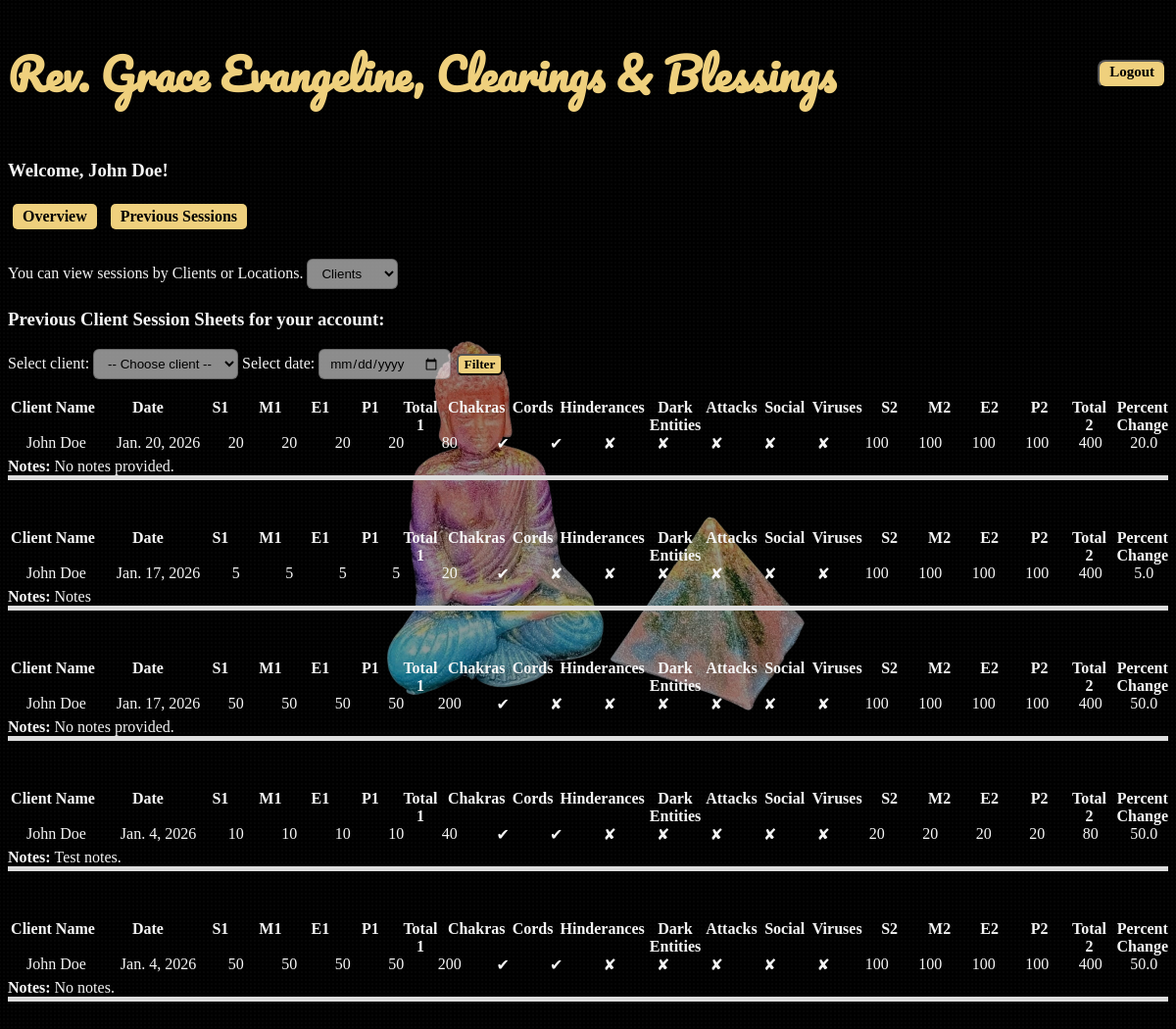
The app's page /user_prev_sessions/ (signed in) with its own data.
### app/models.py (models this page shows, shortened)
class Client(models.Model):
    PERSON = "person"
    PET = "pet"
    SPECIES_TYPE_CHOICES = [
        (PERSON, "Person"),
        (PET, "Pet")
    ]
    MALE = "male"
    FEMALE = "female"
    GENDER_TYPE_CHOICES = [
        ("", "Select"),
        (MALE, "Male"),
        (FEMALE, "Female")
    ]
    profile=models.ForeignKey(Profile, on_delete=models.CASCADE, related_name="clients")
    first_name=models.CharField(max_length=15, null=True, validators=[letters_only])
    last_name=models.CharField(max_length=20, null=True, validators=[letters_only])
    person_or_pet=models.CharField(
        max_length=20,
        choices=SPECIES_TYPE_CHOICES,
        default="person"
    )
    species=models.CharField(max_length=20, blank=True, null=True, validators=[letters_only])
    gender=models.CharField(
        max_length=20,
        choices=GENDER_TYPE_CHOICES,
        default=""
    )
    email=models.EmailField(blank=True, null=True, unique=True)
    is_user=models.BooleanField(default=False, editable=False)
    def __str__(self):
        return f"{self.first_name} {self.last_name}"

class Session_Sheet(models.Model):
    OPEN = "open"
    CLOSED_TO_OPEN = "closed_to_open"
    SEE_NOTES = "see_notes"
    CHAKRAS_TYPE_CHOICES = [
        (OPEN, "Open"),
        (CLOSED_TO_OPEN, "Closed > Open"),
        (SEE_NOTES, "See Notes"),
    ]
    DARK_ENTITIES = "dark_entities"
    ATTACKS = "attacks"
    SOCIETAL = "societal"
    VIRUSES = "viruses"
    HINDRANCE_TYPE_CHOICES = [
        ("", "None, or select here."),
        (DARK_ENTITIES, "Dark Entities"),
        (ATTACKS, "Attacks"),
        (SOCIETAL, "Societal"),
        (VIRUSES, "Viruses")
    ]
    client=models.ForeignKey(Client, on_delete=models.CASCADE, related_name="session_sheets")
    date=models.DateField()
    spiritual1=models.PositiveIntegerField(
        validators=[MaxValueValidator(999999)])
    mental1=models.PositiveIntegerField(
        validators=[MaxValueValidator(999999)])
    emotional1=models.PositiveIntegerField(
        validators=[MaxValueValidator(999999)])
    physical1=models.PositiveIntegerField(
        validators=[MaxValueValidator(999999)])
    chakras=models.CharField(
        max_length=20,
        choices=CHAKRAS_TYPE_CHOICES,
        default="open"
    )
    cords=models.BooleanField(default=False)
    how_many=models.CharField(
        max_length=10,
        validators=[numbers_only],
        blank=True,
        null=True
    )
    to_whom=models.CharField(
        max_length=999,
        validators=[numbers_only],
        blank=True,
        null=True
    )
    hindrances=models.CharField(
        max_length=20,
        choices=HINDRANCE_TYPE_CHOICES,
        default=""
    )
    spiritual2=models.PositiveIntegerField(
        validators=[MaxValueValidator(999999)])
    mental2=models.PositiveIntegerField(
        validators=[MaxValueValidator(999999)])
    emotional2=models.PositiveIntegerField(
        validators=[MaxValueValidator(999999)])
    physical2=models.PositiveIntegerField(
        validators=[MaxValueValidator(999999)])
    notes=models.TextField(null=True, blank=True)
    @property
    def total1(self):
        return self.spiritual1 + self.mental1 + self.emotional1 + self.physical1
    @property
    def total2(self):
        return self.spiritual2 + self.mental2 + self.emotional2 + self.physical2
    @property
    def percent_change(self):
        if self.total1 == 0:
            return None
        return (self.total1 / self.total2) * 100

### app/views.py (the view, shortened to what this page needs)
# urls.py: path("user_prev_sessions/", app.views.user_prev_sessions, name='user_prev_sessions'),
@login_required
def user_prev_sessions(request):
    profile = request.user.profile
    primary_client = profile.primary_client if profile.primary_client else None
    view_type = request.GET.get('view_type', 'client')
    if view_type == 'client':
        user_client = primary_client
        clients = Client.objects.filter(profile=user_client.profile)
        session_sheets = Session_Sheet.objects.filter(client__profile=user_client.profile)
        client_filter = request.GET.get('client')
        date_filter = request.GET.get('date')
        if client_filter:
            session_sheets = session_sheets.filter(client_id=client_filter)
        if date_filter:
            session_sheets = session_sheets.filter(date=date_filter)
        session_sheets = session_sheets.order_by('-date')
        context = {
            'user_client': user_client,
            'clients': clients,
            'session_sheets': session_sheets,
            'client_filter': int(client_filter) if client_filter else None,
            'date_filter': date_filter,
            'view_type': view_type,
            'primary_client': primary_client,
            'primary_client_first_name': primary_client.first_name if primary_client else None,
            'primary_client_last_name': primary_client.last_name if primary_client else None,
        }
    return render(request, 'user_prev_sessions.html', context)

### app/models.py (called while the page is built)
    @property
    def primary_client(self):
        return self.clients.get(is_user=True)

### app/templates/user_prev_sessions.html (shortened to what this page needs)
{% extends "user_profile.html" %}
{% load static %}
{% block extra_css %}
<link rel="stylesheet" href="{% static 'app/css/prev_session_sheets.css' %}">
<link rel="stylesheet" href="{% static 'app/css/prev_location_sheets.css' %}">
{% endblock %}
{% block content %}
<form method="get" id="viewTypeForm" style="margin-bottom: 20px; margin-top: 25px">
    <label for="view_type">You can view sessions by Clients or Locations.
        <select name="view_type" id="view-type" onchange="document.getElementById('viewTypeForm').submit();">
            <option value="client" {% if view_type == 'client' %}selected{% endif %}>Clients</option>
        </select>
    </label>
</form>
{% if view_type == 'client' %}
    <h3>Previous Client Session Sheets for your account:</h3>
    <form method="get" style="margin-bottom: 20px">
        <label for="client">Select client:</label>
        <select name="client" id="client" required>
            <option value="">-- Choose client --</option>
        </select>
        <label for="date">Select date:</label>
        <input type="date" name="date" id="date" value="{{ date_filter }}">
        <button type="submit" class='lesser-link'>Filter</button>
    </form>
    {% if session_sheets %}
        {% for sheet in session_sheets %}
        <div class="session-sheet-wrapper">
            <div class="session-sheet-grid">
                <div class="session-grid-header">
                    <div>Client Name</div>
                    <div>Date</div>
                    <div>S1</div>
                    <div>M1</div>
                    <div>E1</div>
                    <div>P1</div>
                    <div>Total 1</div>
                    <div>Chakras</div>
                    <div>Cords</div>
                    <div>Hinderances</div>
                    <div>Dark Entities</div>
                    <div>Attacks</div>
                    <div>Social</div>
                    <div>Viruses</div>
                    <div>S2</div>
                    <div>M2</div>
                    <div>E2</div>
                    <div>P2</div>
                    <div>Total 2</div>
                    <div>Percent Change</div>
                </div>
            </div>
            <div class="session-sheet-row">
                <div>{{ sheet.client }}</div>
                <div>{{ sheet.date }}</div>
                <div>{{ sheet.spiritual1 }}</div>
                <div>{{ sheet.mental1 }}</div>
                <div>{{ sheet.emotional1 }}</div>
                <div>{{ sheet.physical1 }}</div>
                <div>{{ sheet.total1 }}</div>
                <div>
                    {% if sheet.chakras %}
                        &#10004
                    {% else %}
                        &#10008
                    {% endif %}
                </div>
                <div>
                    {% if sheet.cords %}
                        &#10004
                    {% else %}
                        &#10008
                    {% endif %}
                </div>
                <div>
                    {% if sheet.hinderances %}
                        &#10004
                    {% else %}
                        &#10008
                    {% endif %}
                </div>
                <div>
                    {% if sheet.dark_entities %}
                        &#10004
                    {% else %}
                        &#10008
                    {% endif %}
                </div>
                <div>
                    {% if sheet.attacks %}
                        &#10004
                    {% else %}
                        &#10008
                    {% endif %}
                </div>
                <div>
                    {% if sheet.social %}
                        &#10004
                    {% else %}
                        &#10008
                    {% endif %}
                </div>
                <div>
                    {% if sheet.viruses %}
                        &#10004
                    {% else %}
                        &#10008
                    {% endif %}
                </div>
                <div>{{ sheet.spiritual2 }}</div>
                <div>{{ sheet.mental2 }}</div>
                <div>{{ sheet.emotional2 }}</div>
                <div>{{ sheet.physical2 }}</div>
                <div>{{ sheet.total2 }}</div>
                <div>{{ sheet.percent_change }}</div>
            </div>
            <div class="session-sheet-notes" style="margin-bottom: 50px; margin-top: 5px">
                <strong>Notes:   </strong>
                {{ sheet.notes|default:"No notes provided." }}
            </div>
        </div>
        {% endfor %}
    {% else %}
        <p>No session sheets were found.</p>
    {% endif %}
{% endif %}
{% endblock %}

### app/templates/user_profile.html (shortened to what this page needs)
<!DOCTYPE html>
<html lang="en">
<head>
    <link href="https://cdn.jsdelivr.net/npm/select2@4.1.0-rc.0/dist/css/select2.min.css" rel="stylesheet" />
    {% load static %}
    <link rel="stylesheet" href="{% static 'app/css/base.css' %}">
    <link rel="stylesheet" href="{% static 'app/css/prev_location_sheets.css' %}">
    <link rel="stylesheet" href="{% static 'app/css/prev_session_sheets.css' %}">
    <link rel="stylesheet" href="{% static 'app/css/update_forms.css' %}">
    {% block extra_css %}{% endblock %}
</head>
<body>
    <header style="display: flex; justify-content: space-between; align-items: center;">
        <h1>Rev. Grace Evangeline, Clearings & Blessings</h1>
    <form action="{% url 'logout' %}" method="post">
        <button type="submit" class='delete-button-cancel'>Logout</button>
    </form>
    </header>
    <main>
        <div class="secondary_navbar">
            <h3>Welcome, {{ primary_client_first_name }} {{ primary_client_last_name }}!</h3>
            <a href="{% url 'user_overview' %}" class='button-link'>Overview</a>
            <a href="{% url 'user_prev_sessions' %}" class='button-link'>Previous Sessions</a>
        </div>
        {% block content %}
        {% endblock %}
    </main>
</body>
</html>

### app/static/app/css/base.css (style rules this page uses)
h1 { font-family: 'Pacifico', cursive; font-size: 44px; color: #efd07d; }
body { font-family: 'Gill Sans', cursive; color: whitesmoke; background-image: radial-gradient(rgba(255,255,255,0.04) 1px, transparent 1px), url("/static/app/images/gj_noback.png"); background-size: 4px 4px, 40%; background-repeat: repeat, no-repeat; background-position: center center; background-attachment: fixed; background-color: black; position: relative; z-index: 0; }
body::before { content: ""; position: fixed; inset: 0; background-color: rgba(0, 0, 0, 0.4); z-index: 0; pointer-events: none; }
body > * { position: relative; z-index: 1; }
.button-link { display: inline-block; padding: 4px 10px; margin: 5px; background-color: #efd07d; color: black; text-decoration: none; border-radius: 5px; font-family: 'Gill Sans', cursive; font-weight: bold; transition: background-color 0.3s; }
.delete-button-cancel { display: inline-block; padding: 2px 10px; padding-bottom: 6px; margin: 2px; background-color: #efd07d; color: black; text-decoration: none; border-radius: 8px; font-family: 'Gill Sans', cursive; font-weight: bold; font-size: 15px; transition: background-color 0.3s; }
.lesser-link { display: inline-block; padding: 1px 6px; margin: 2px; background-color: #efd07d; color: black; text-decoration: none; border-radius: 5px; font-family: 'Gill Sans', cursive; font-weight: bold; transition: background-color 0.3s; }
form input, form textarea, form select { background: rgba(255, 255, 255, 0.55); border: 1px solid rgba(0, 0, 0, 0.25); border-radius: 6px; padding: 6px 10px; font-family: 'Gill Sans', sans-serif; transition: background 0.2s ease, border-color 0.2s ease; }

### app/static/app/css/prev_session_sheets.css (style rules this page uses)
.session-sheet-grid { display: flex; flex-direction: column; margin-top: 10px; border-radius: 6px; }
.session-grid-header, .session-sheet-row { display: grid; grid-template-columns: 2fr 2fr repeat(18, 1fr); text-align: center; gap: 5px; width: 100%; }
.session-grid-header { font-weight: bold; }
.session-sheet-row { font-weight: normal; }
.session-sheet-notes { grid-column: 1 / -1; text-align: left; border-bottom: 5px solid #ddd; }

### records on screen
Client: first_name "John", last_name "Doe"
Session_Sheet: client "John Doe", date "Jan. 20, 2026", spiritual1 "20", mental1 "20", emotional1 "20", physical1 "20", total1 "80", spiritual2 "100", mental2 "100", emotional2 "100", physical2 "100", total2 "400", percent_change "20.0", notes "No notes provided."
Session_Sheet: client "John Doe", date "Jan. 17, 2026", spiritual1 "5", mental1 "5", emotional1 "5", physical1 "5", total1 "20", spiritual2 "100", mental2 "100", emotional2 "100", physical2 "100", total2 "400", percent_change "5.0", notes "Notes"
Session_Sheet: client "John Doe", date "Jan. 17, 2026", spiritual1 "50", mental1 "50", emotional1 "50", physical1 "50", total1 "200", spiritual2 "100", mental2 "100", emotional2 "100", physical2 "100", total2 "400", percent_change "50.0", notes "No notes provided."
Session_Sheet: client "John Doe", date "Jan. 4, 2026", spiritual1 "10", mental1 "10", emotional1 "10", physical1 "10", total1 "40", spiritual2 "20", mental2 "20", emotional2 "20", physical2 "20", total2 "80", percent_change "50.0", notes "Test notes."
Session_Sheet: client "John Doe", date "Jan. 4, 2026", spiritual1 "50", mental1 "50", emotional1 "50", physical1 "50", total1 "200", spiritual2 "100", mental2 "100", emotional2 "100", physical2 "100", total2 "400", percent_change "50.0", notes "No notes."
